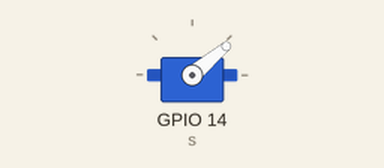
A sketch run on a simulated ESP32. Shown: servo.

Above: at 0.55 s.
At 0.8 s:
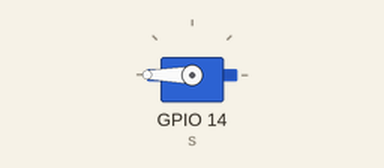
At 1.1 s:
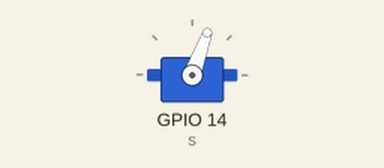
At 2.15 s:
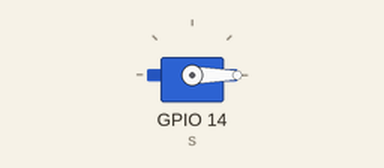
Timing chart, 0 to 4.4 s (numbered marks = the images above):
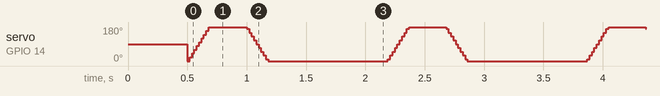

The sketch:

SERVOtest.ino
```cpp
#include <ESP32Servo.h>
// `
// #include <Esp32Servo.h>
Servo s;
void setup(){
  s.attach(14); // change pin as needed
  delay(500);
}
void loop(){
  // sweep 0->180
  for(int p=0; p<=180; p+=10){
    s.write(p);
    delay(10); // 20ms per step -> smooth sweep
  }
  delay(300);
  for(int p=180; p>=0; p-=10){
    s.write(p);
    delay(10);
  }
  delay(1000);
}
```
